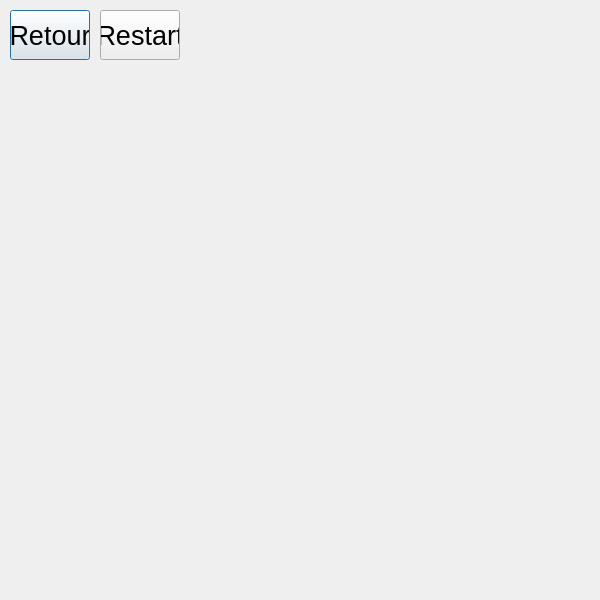
<?xml version="1.0" encoding="UTF-8"?>
<ui version="4.0">
 <class>Jouer</class>
 <widget class="QDialog" name="Jouer">
  <property name="geometry">
   <rect>
    <x>0</x>
    <y>0</y>
    <width>600</width>
    <height>600</height>
   </rect>
  </property>
  <property name="windowTitle">
   <string>Dialog</string>
  </property>
  <widget class="QPushButton" name="pRetour">
   <property name="geometry">
    <rect>
     <x>10</x>
     <y>10</y>
     <width>80</width>
     <height>50</height>
    </rect>
   </property>
   <property name="font">
    <font>
     <pointsize>20</pointsize>
    </font>
   </property>
   <property name="text">
    <string>Retour</string>
   </property>
  </widget>
  <widget class="QPushButton" name="pRestart">
   <property name="geometry">
    <rect>
     <x>100</x>
     <y>10</y>
     <width>80</width>
     <height>50</height>
    </rect>
   </property>
   <property name="font">
    <font>
     <pointsize>20</pointsize>
    </font>
   </property>
   <property name="text">
    <string>Restart</string>
   </property>
  </widget>
 </widget>
 <resources/>
 <connections/>
</ui>
